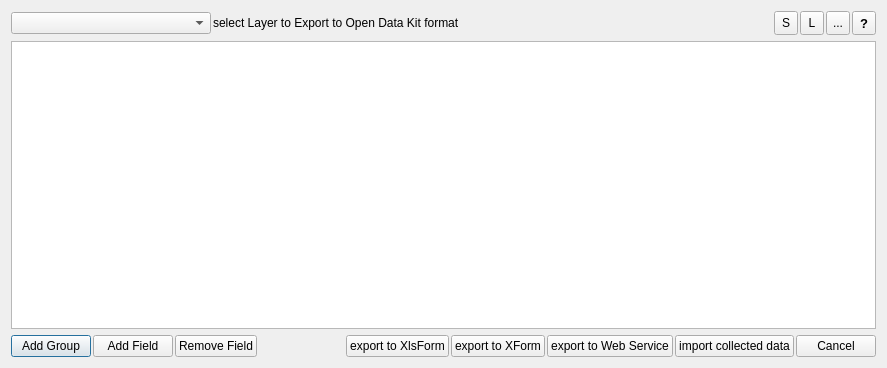
<?xml version="1.0" encoding="UTF-8"?>
<ui version="4.0">
 <class>QgisODKDialogBase</class>
 <widget class="QDialog" name="QgisODKDialogBase">
  <property name="geometry">
   <rect>
    <x>0</x>
    <y>0</y>
    <width>887</width>
    <height>368</height>
   </rect>
  </property>
  <property name="windowTitle">
   <string>QGISODK</string>
  </property>
  <layout class="QVBoxLayout" name="verticalLayout">
   <item>
    <layout class="QHBoxLayout" name="horizontalLayout_2">
     <property name="spacing">
      <number>2</number>
     </property>
     <item>
      <widget class="QComboBox" name="layersComboBox">
       <property name="minimumSize">
        <size>
         <width>200</width>
         <height>0</height>
        </size>
       </property>
      </widget>
     </item>
     <item>
      <widget class="QLabel" name="label">
       <property name="text">
        <string>select Layer to Export to Open Data Kit format</string>
       </property>
      </widget>
     </item>
     <item>
      <spacer name="horizontalSpacer_2">
       <property name="orientation">
        <enum>Qt::Horizontal</enum>
       </property>
       <property name="sizeHint" stdset="0">
        <size>
         <width>40</width>
         <height>20</height>
        </size>
       </property>
      </spacer>
     </item>
     <item>
      <widget class="QToolButton" name="ODKsaveButton">
       <property name="minimumSize">
        <size>
         <width>24</width>
         <height>24</height>
        </size>
       </property>
       <property name="toolTip">
        <string>save Open Data Kit project</string>
       </property>
       <property name="text">
        <string>S</string>
       </property>
       <property name="icon">
        <iconset>
         <normaloff>save.png</normaloff>save.png</iconset>
       </property>
      </widget>
     </item>
     <item>
      <widget class="QToolButton" name="ODKloadButton">
       <property name="minimumSize">
        <size>
         <width>24</width>
         <height>24</height>
        </size>
       </property>
       <property name="toolTip">
        <string>load Open Data Kit Project</string>
       </property>
       <property name="text">
        <string>L</string>
       </property>
       <property name="icon">
        <iconset>
         <normaloff>open.png</normaloff>open.png</iconset>
       </property>
      </widget>
     </item>
     <item>
      <widget class="QToolButton" name="settingsToolButton">
       <property name="minimumSize">
        <size>
         <width>24</width>
         <height>24</height>
        </size>
       </property>
       <property name="toolTip">
        <string>Open Data Kit plugin general settings</string>
       </property>
       <property name="text">
        <string>...</string>
       </property>
       <property name="icon">
        <iconset>
         <normaloff>settings.svg</normaloff>settings.svg</iconset>
       </property>
       <property name="iconSize">
        <size>
         <width>16</width>
         <height>16</height>
        </size>
       </property>
      </widget>
     </item>
     <item>
      <widget class="QToolButton" name="helpToolButton">
       <property name="minimumSize">
        <size>
         <width>24</width>
         <height>24</height>
        </size>
       </property>
       <property name="font">
        <font>
         <pointsize>10</pointsize>
         <weight>75</weight>
         <bold>true</bold>
        </font>
       </property>
       <property name="text">
        <string>?</string>
       </property>
      </widget>
     </item>
    </layout>
   </item>
   <item>
    <widget class="QTreeView" name="treeView"/>
   </item>
   <item>
    <layout class="QHBoxLayout" name="horizontalLayout">
     <property name="spacing">
      <number>2</number>
     </property>
     <item>
      <widget class="QPushButton" name="addGroupButton">
       <property name="text">
        <string>Add Group</string>
       </property>
      </widget>
     </item>
     <item>
      <widget class="QPushButton" name="addFieldButton">
       <property name="text">
        <string>Add Field</string>
       </property>
      </widget>
     </item>
     <item>
      <widget class="QPushButton" name="removeFieldButton">
       <property name="text">
        <string>Remove Field</string>
       </property>
      </widget>
     </item>
     <item>
      <spacer name="horizontalSpacer">
       <property name="orientation">
        <enum>Qt::Horizontal</enum>
       </property>
       <property name="sizeHint" stdset="0">
        <size>
         <width>40</width>
         <height>20</height>
        </size>
       </property>
      </spacer>
     </item>
     <item>
      <widget class="QPushButton" name="exportXlsFormButton">
       <property name="text">
        <string>export to XlsForm</string>
       </property>
      </widget>
     </item>
     <item>
      <widget class="QPushButton" name="exportXFormButton">
       <property name="text">
        <string>export to XForm</string>
       </property>
      </widget>
     </item>
     <item>
      <widget class="QPushButton" name="exportToWebServiceButton">
       <property name="text">
        <string>export to Web Service</string>
       </property>
      </widget>
     </item>
     <item>
      <widget class="QPushButton" name="importCollectedDataButton">
       <property name="text">
        <string>import collected data</string>
       </property>
      </widget>
     </item>
     <item>
      <widget class="QPushButton" name="cancelButton">
       <property name="text">
        <string>Cancel</string>
       </property>
      </widget>
     </item>
    </layout>
   </item>
  </layout>
 </widget>
 <resources/>
 <connections/>
</ui>
